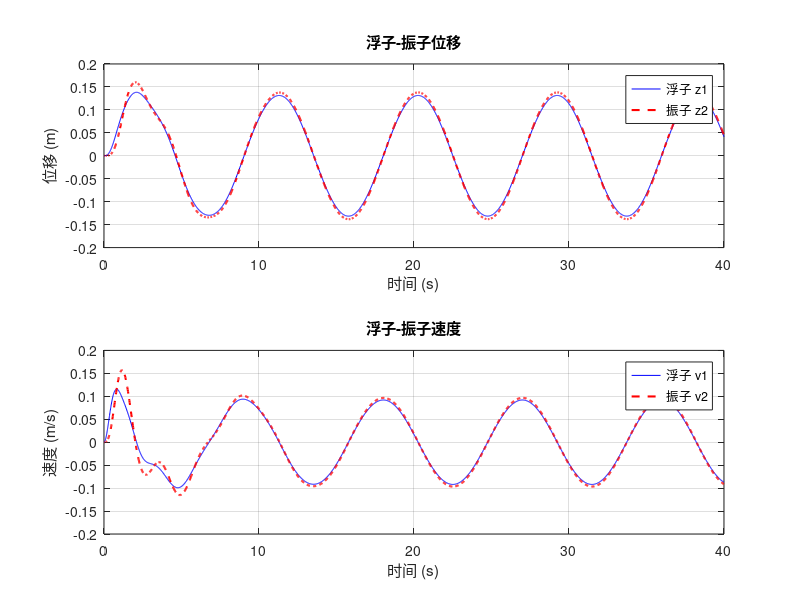

This chart was generated by the following MATLAB code: (Note: this script raises an error after producing the figure.)
%% matlab_ode.m — 机理/微分方程类求解模板 (A 题)
% 对应论文 §5.x 基础机理模型建立与数值求解
% 调用: matlab -batch "run('matlab_ode.m')"
% 国赛常见: 运动学方程、波动方程、扩散方程、传染病模型、波浪能装置
clear; clc; rng(42);

%% 1. 参数定义
m1 = 5000;   % 浮子质量 kg
m2 = 3000;   % 振子质量 kg
k1 = 8e4;    % 主弹簧刚度 N/m
k2 = 3e4;    % 次弹簧刚度 N/m
c1 = 5e3;    % 主阻尼 (待优化)
c2 = 5e3;    % 次阻尼
F0 = 1e4;    % 波浪激励力幅值 N
omega = 0.7; % 激励角频率 rad/s
T = 40;      % 仿真时长 s

%% 2. 机理方程 (二自由度垂荡系统)
% m1 z1'' + c1 z1' + k1 z1 - c2(z2'-z1') - k2(z2-z1) = F0 sin(w t)
% m2 z2'' + c2(z2'-z1') + k2(z2-z1) = 0
odefun = @(t, y) [
    y(2);
    (F0*sin(omega*t) - c1*y(2) - k1*y(1) + c2*(y(4)-y(2)) + k2*(y(3)-y(1)))/m1;
    y(4);
    (-c2*(y(4)-y(2)) - k2*(y(3)-y(1)))/m2
];

y0 = [0; 0; 0; 0];          % 初始 [z1, v1, z2, v2]
tspan = [0 T];
opts = odeset('RelTol', 1e-6, 'AbsTol', 1e-8);

%% 3. 数值求解 (ode45 自适应步长)
[t, y] = ode45(odefun, tspan, y0, opts);
z1 = y(:, 1); v1 = y(:, 2); z2 = y(:, 3); v2 = y(:, 4);

%% 4. 结果: 平均输出功率 P = mean(c1 * v1^2)
P_avg = c1 * mean(v1.^2);
fprintf('平均输出功率: %.2f W\n', P_avg);

%% 5. 结果可视化
figure('Color', 'w');
subplot(2,1,1);
plot(t, z1, 'b-', t, z2, 'r--', 'LineWidth', 1.5);
xlabel('时间 (s)'); ylabel('位移 (m)');
legend('浮子 z1', '振子 z2'); grid on; title('浮子-振子位移');
subplot(2,1,2);
plot(t, v1, 'b-', t, v2, 'r--', 'LineWidth', 1.5);
xlabel('时间 (s)'); ylabel('速度 (m/s)');
legend('浮子 v1', '振子 v2'); grid on; title('浮子-振子速度');
saveas(gcf, 'figures/matlab_ode_result.png');

%% 6. 结果落盘 (对应论文 result*.xlsx)
result_table = table(t, z1, v1, z2, v2, 'VariableNames', ...
    {'time', 'z1', 'v1', 'z2', 'v2'});
writetable(result_table, 'results/result_matlab_ode.xlsx');
fprintf('已保存 results/result_matlab_ode.xlsx\n');
